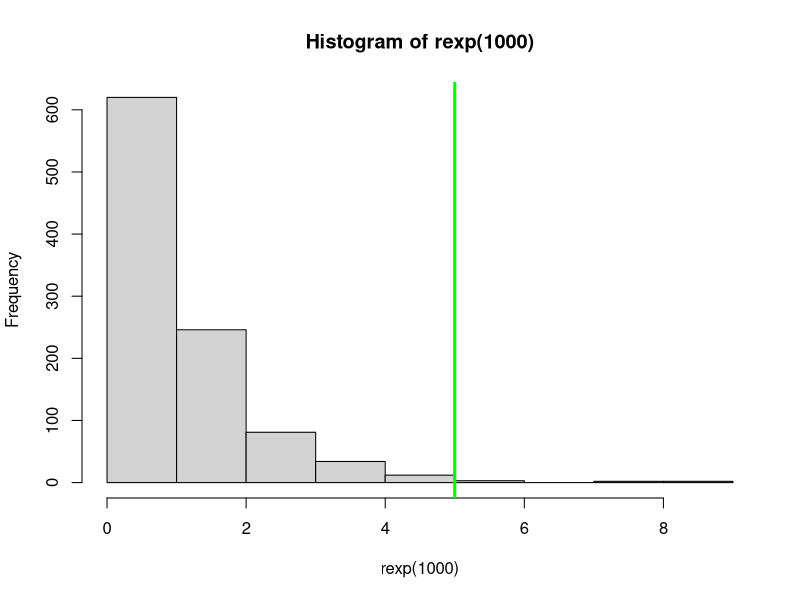
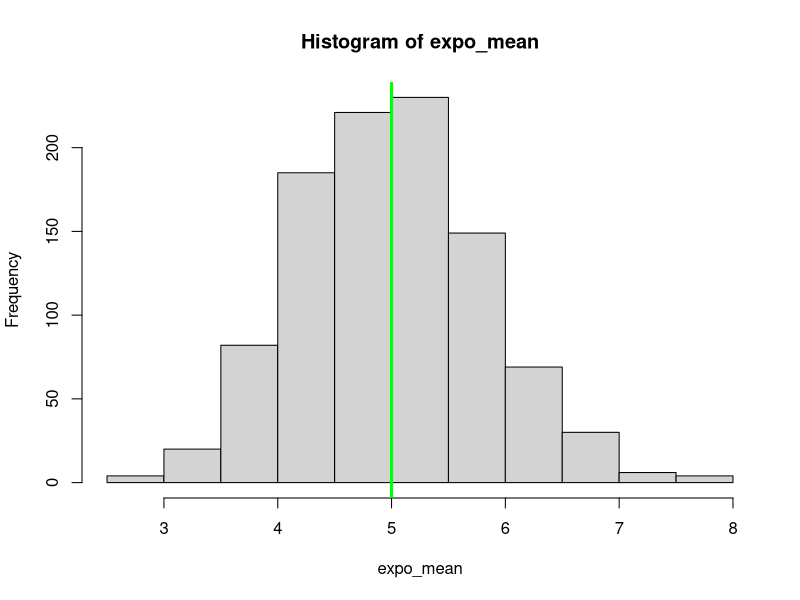

Reproduce these figures in R, in order.
## ---- chunk 1
knitr::opts_chunk$set(echo = TRUE)
## ---- chunk 2
sessionInfo()
## ---- chunk 3
library(dplyr)
library(stringr)
library(ggplot2)
library(forcats)
library(reshape2)
library(gridExtra)
library(lubridate)
## ---- chunk 4
lambda = 0.2

#calculate population parameters
pop.mean <- 1/lambda
pop.sd <- 1/lambda
pop.variance <- pop.sd^2

hist(rexp(1000))
abline(v = 5, col = "green", lwd = 3)

expo_mean <- NULL
for (i in 1 : 1000) expo_mean = c(expo_mean, mean(rexp(40, 0.2)))
hist(expo_mean)
abline(v = 5, col = "green", lwd = 3)
